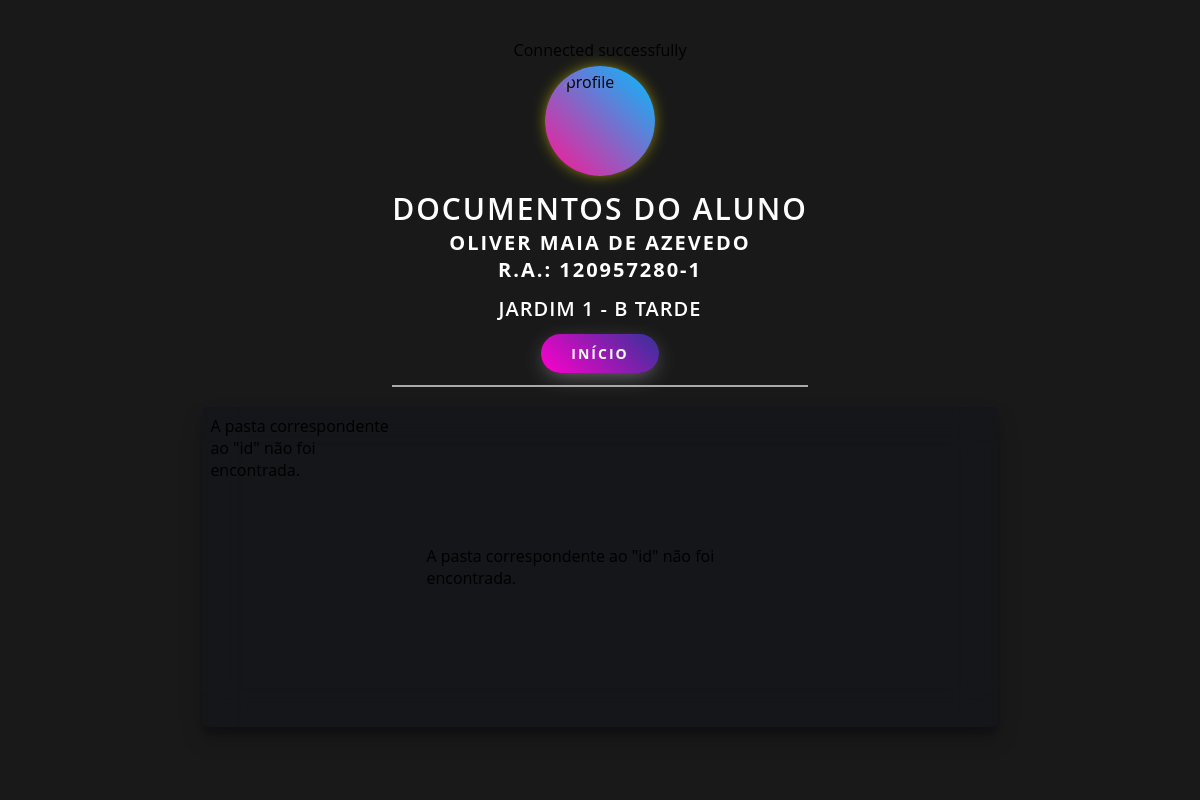
Screenshot of /documents/documents.php?rm=2464 with the database file from the repository.
### tables this page shows
CREATE TABLE `infobasicaalunos` (
  `Rm` int(11) NOT NULL AUTO_INCREMENT,
  `nomeAluno` varchar(100) NOT NULL,
  `raAluno` int(11) DEFAULT NULL,
  `dgRaAluno` varchar(10) DEFAULT NULL,
  `dataNascAluno` date DEFAULT NULL,
  `inepAluno` bigint(20) DEFAULT NULL,
  `cidadeNascAluno` varchar(100) DEFAULT NULL,
  `UFNascAluno` varchar(50) DEFAULT NULL,
  `paisNascAluno` varchar(100) DEFAULT NULL,
  `nacionalidade` varchar(50) DEFAULT NULL,
  `racaCorAluno` enum('AMARELA','BRANCA','INDIGENA','PARDA','PRETA','NAO DECLARADA') DEFAULT NULL,
  `sexoAluno` enum('MASCULINO','FEMININO') DEFAULT NULL,
  `filiacao1Aluno` varchar(100) DEFAULT NULL,
  `filiacao2Aluno` varchar(100) DEFAULT NULL,
  PRIMARY KEY (`Rm`)
);

CREATE TABLE `matricula` (
  `Rm` int(11) NOT NULL,
  `nomeAluno` varchar(100) NOT NULL,
  `turma` varchar(40) NOT NULL,
  `periodo` enum('MANHÃ','TARDE','NOITE') DEFAULT NULL,
  `situacao` enum('AT','TR','EX','BB','BC','OCR','Rema') DEFAULT NULL,
  PRIMARY KEY (`Rm`),
  CONSTRAINT `FK_RmAluno_matricula` FOREIGN KEY (`Rm`) REFERENCES `infobasicaalunos` (`Rm`)
);

### documents/documents.php (the view, shortened to what the rows shown need)
<!DOCTYPE html>
    <html lang="pt-br">
        <head>
            <link rel="stylesheet" href="https://cdnjs.cloudflare.com/ajax/libs/font-awesome/6.1.1/css/all.min.css" />
            <link rel="stylesheet" href="_assets/_css/documents.css">
        </head>
        <?php
            $servername = "localhost";
            $username = "root";
            $password = "";
            $conn = new mysqli($servername, $username, $password, 'pgdatabase');
            $rm = htmlspecialchars($_GET['rm']);
            $dadosBasic = "SELECT nomeAluno, raAluno, dgRaAluno, dataNascAluno, sexoAluno, inepAluno, cidadeNascAluno, UFNascAluno, paisNascAluno, nacionalidade, racaCorAluno, sexoAluno, filiacao1Aluno, filiacao2Aluno FROM infoBasicaAlunos WHERE rm='$rm'";
            $resultBasic = $conn->query($dadosBasic);
            $dadosSala = "SELECT turma, periodo, situacao FROM matricula WHERE rm='$rm'";
            $resultSala = $conn->query($dadosSala);
            if ($resultBasic->num_rows > 0 && $resultSala->num_rows > 0) {
                $dadosAluno = $resultBasic->fetch_assoc();
                $dadosMatricula = $resultSala->fetch_assoc();
                $nomeAluno = $dadosAluno["nomeAluno"]; $raAluno = $dadosAluno["raAluno"]; $dgRaAluno = $dadosAluno["dgRaAluno"]; $turma = $dadosMatricula["turma"]; $periodo = $dadosMatricula["periodo"];
            }
        ?>
        <body>
            <div class="user_details">
                <h5>DOCUMENTOS DO ALUNO</h5>
                <span><?php echo $nomeAluno; ?></span>
                <span>R.A.: <?php echo $raAluno; ?>-<?php echo $dgRaAluno; ?></span>
                <p><?php echo $turma; ?> <?php echo $periodo; ?></p>
                <a href="../index/index.php<?php echo "?rm=".$rm ?>" title="Voltar para a pagina inicial.">INÍCIO</a>
                <hr>
            </div>
        </body>
    </html>

### rows the page displays
infobasicaalunos: nomeAluno "OLIVER MAIA DE AZEVEDO", raAluno "120957280", dgRaAluno "1"
matricula: turma "JARDIM 1 - B", periodo "TARDE"
